Frame 1 (no input): blank canvas, image omitted
Frame 60 (the mouse pressed at the canvas centre just before this capture): blank canvas, image omitted
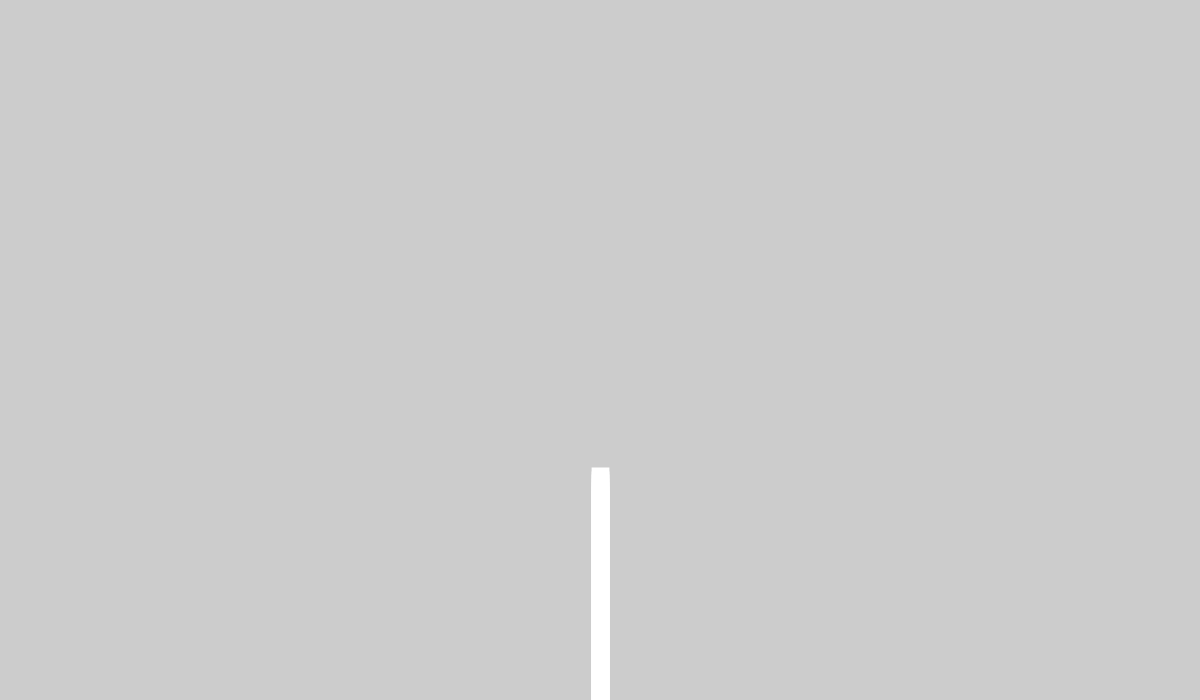
Frame 120 (the mouse held since frame 60 and released just before this capture)

The Processing sketch whose frames 1 and 60 were blank and that drew this single picture after the mouse press (run headless with seeded random() and noise(); from frame 60 on, the mouse is pressed at the canvas centre):

// Processing sketch: si___rotto
// ── si___rotto.pde
float lineWidth = random(10, 30);
// Set the starting position of the line
int x1 = 250;
int y1 = 700;

int[] lastClick1 = new int[2];
int[] lastClick2 = new int[2];
int[] lastClick3 = new int[2];
  
// Set the ending position of the line
int y2 = 250;

// Set the length of the line
int lineLength = y1 - y2;

// Set the animation duration in milliseconds
int duration = 1500;

// Set the starting time
long startTime;

// Flag to keep track of whether the animation is running
boolean animationRunning = false;

void setup() {
  size(1200, 700);
  smooth();
  startTime = millis();
}

void draw() {
  // If the animation is not running, do not draw the line
  if (!animationRunning) {
    return;
  }

  // Calculate the elapsed time
  float elapsedTime = millis() - startTime;

  // Calculate the fraction of the animation that has completed
  float t = elapsedTime / duration;

  // Use the fraction to calculate the current length of the line
  int currentLength = (int) (t * (y1 - y2));

  // Draw the line
  stroke(255);
  strokeWeight(lineWidth);
  strokeCap(SQUARE);
  line(x1, y1, x1, y1 - currentLength);

  // If the animation has completed, stop drawing
  if (elapsedTime >= duration) {
    if (lineWidth > 25) {
      int rows = 10;
      int columns = 2;
      int windowWidth = 9;
      int windowHeight = 9;
      int gap = 4;
      // Set the starting position of the first window
      int x = 10;
      int y = 10;
      for (int i = 0; i < rows; i++) {
        for (int j = 0; j < columns; j++) {
          rect(x + j * (windowWidth + gap), y + i * (windowHeight + gap), windowWidth, windowHeight);
        }
      }
    }
    animationRunning = false;
  }
}

// Start the animation when the mouse is pressed
void mousePressed() {
  x1 = mouseX;
  y2 = mouseY;
  
  // Set the width of the line
  lineWidth = random(10, 40);
  animationRunning = true;
  startTime = millis();
  lastClick3[0] = lastClick2[0];
  lastClick3[1] = lastClick2[1];
  lastClick2[0] = lastClick1[0];
  lastClick2[1] = lastClick1[1];
  lastClick1[0] = x1;
  lastClick1[1] = y2;
}

// ── Notes.pde
/*

steps for the windows:

allora.

devi:
abbiamo la lunghezza e la larghezza
puoi fare che il numero di finestre è 
float nnFinerstre = ((lunghezza) / (window height + gap))- 1
int nFinerste = (int) Math.floor(nnFinestre);
10 cm le finestre sono da 1 cm piu 1 cm di distanza
10/2 = 5-1


allora. per fare le cordicelle:
Var con gli ultimi tre punti dove hai toccato
int lastClick1
int lastClick2
int lastClick3

lastClick3 = lastClick2
lastClick2 = lastClick1
lastClick1 = (mouseX, mouseY)

*/

int[] position = new int[2];

// ...

// In the mousePressed() event handler, get the x and y coordinates of the click
// and store them in the position array
public void mousePressed(MouseEvent e) {
  position[0] = e.getX();
  position[1] = e.getY();
}
